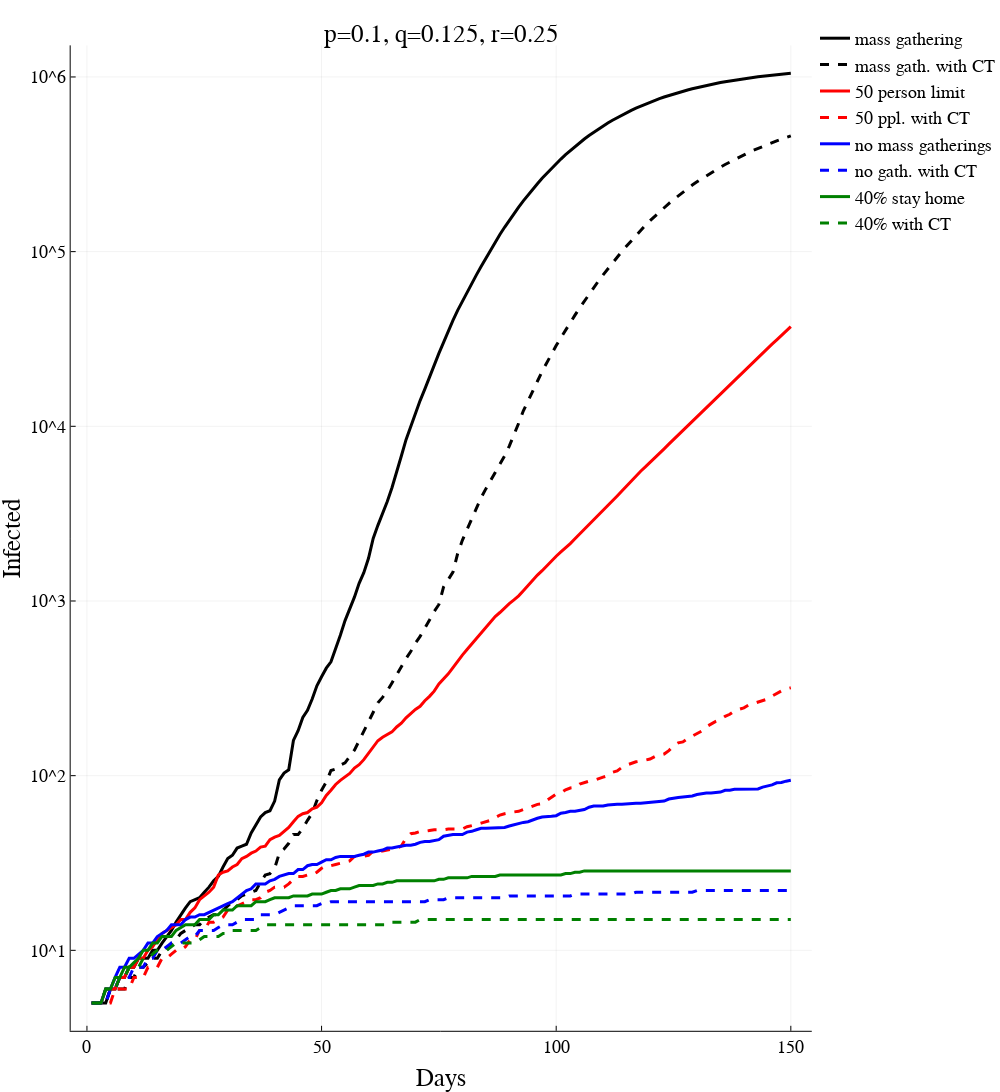

The notebook cell this image was saved under:
### Code cell
labels=["mass gathering" "mass gath. with CT" "50 person limit" "50 ppl. with CT" "no mass gatherings" "no gath. with CT" "40% stay home" "40% with CT" ]
linetyp=[:solid :dash :solid :dash :solid :dash :solid :dash ]
linecol=[:black :black :red :red :blue :blue :green :green]
plot([m1 m2 m3 m4 m5 m6 m7 m8],yaxis=:log,line=linetyp,color=linecol,label=labels,linewidth=3,xlabel="Days",ylabel="Infected",title="p=0.1, q=0.125, r=0.25",size=(1000,1200))

### Figure 1 — Plotly figure (JSON) as saved in the notebook; plotly's stock layout.template omitted (floating-point values rounded to 4 significant figures; data arrays with more than 128 entries replaced by an {"elided": "..."} marker saying what was removed)
{"data": [{"colorbar": {"title": ""}, "legendgroup": "mass gathering", "line": {"color": "rgba(0, 0, 0, 1.000)", "dash": "solid", "shape": "linear", "width": 3}, "mode": "lines", "name": "mass gathering", "showlegend": true, "type": "scatter", "x": {"elided": "150 int values"}, "xaxis": "x1", "y": {"elided": "150 float values"}, "yaxis": "y1", "zmax": null, "zmin": null}, {"colorbar": {"title": ""}, "legendgroup": "mass gath. with CT", "line": {"color": "rgba(0, 0, 0, 1.000)", "dash": "dash", "shape": "linear", "width": 3}, "mode": "lines", "name": "mass gath. with CT", "showlegend": true, "type": "scatter", "x": {"elided": "150 int values"}, "xaxis": "x1", "y": {"elided": "150 float values"}, "yaxis": "y1", "zmax": null, "zmin": null}, {"colorbar": {"title": ""}, "legendgroup": "50 person limit", "line": {"color": "rgba(255, 0, 0, 1.000)", "dash": "solid", "shape": "linear", "width": 3}, "mode": "lines", "name": "50 person limit", "showlegend": true, "type": "scatter", "x": {"elided": "150 int values"}, "xaxis": "x1", "y": {"elided": "150 float values"}, "yaxis": "y1", "zmax": null, "zmin": null}, {"colorbar": {"title": ""}, "legendgroup": "50 ppl. with CT", "line": {"color": "rgba(255, 0, 0, 1.000)", "dash": "dash", "shape": "linear", "width": 3}, "mode": "lines", "name": "50 ppl. with CT", "showlegend": true, "type": "scatter", "x": {"elided": "150 int values"}, "xaxis": "x1", "y": {"elided": "150 float values"}, "yaxis": "y1", "zmax": null, "zmin": null}, {"colorbar": {"title": ""}, "legendgroup": "no mass gatherings", "line": {"color": "rgba(0, 0, 255, 1.000)", "dash": "solid", "shape": "linear", "width": 3}, "mode": "lines", "name": "no mass gatherings", "showlegend": true, "type": "scatter", "x": {"elided": "150 int values"}, "xaxis": "x1", "y": {"elided": "150 float values"}, "yaxis": "y1", "zmax": null, "zmin": null}, {"colorbar": {"title": ""}, "legendgroup": "no gath. with CT", "line": {"color": "rgba(0, 0, 255, 1.000)", "dash": "dash", "shape": "linear", "width": 3}, "mode": "lines", "name": "no gath. with CT", "showlegend": true, "type": "scatter", "x": {"elided": "150 int values"}, "xaxis": "x1", "y": {"elided": "150 float values"}, "yaxis": "y1", "zmax": null, "zmin": null}, {"colorbar": {"title": ""}, "legendgroup": "40% stay home", "line": {"color": "rgba(0, 128, 0, 1.000)", "dash": "solid", "shape": "linear", "width": 3}, "mode": "lines", "name": "40% stay home", "showlegend": true, "type": "scatter", "x": {"elided": "150 int values"}, "xaxis": "x1", "y": {"elided": "150 float values"}, "yaxis": "y1", "zmax": null, "zmin": null}, {"colorbar": {"title": ""}, "legendgroup": "40% with CT", "line": {"color": "rgba(0, 128, 0, 1.000)", "dash": "dash", "shape": "linear", "width": 3}, "mode": "lines", "name": "40% with CT", "showlegend": true, "type": "scatter", "x": {"elided": "150 int values"}, "xaxis": "x1", "y": {"elided": "150 float values"}, "yaxis": "y1", "zmax": null, "zmin": null}], "layout": {"annotations": [{"font": {"color": "rgba(0, 0, 0, 1.000)", "family": "sans-serif", "size": 25}, "rotation": 0, "showarrow": false, "text": "p=0.1, q=0.125, r=0.25", "x": 0.5414, "xanchor": "center", "xref": "paper", "y": 1, "yanchor": "top", "yref": "paper"}], "height": 1200, "legend": {"bgcolor": "rgba(255, 255, 255, 1.000)", "bordercolor": "rgba(0, 0, 0, 1.000)", "font": {"color": "rgba(0, 0, 0, 1.000)", "family": "sans-serif", "size": 18}, "tracegroupgap": 0, "x": 1, "y": 1}, "margin": {"b": 20, "l": 0, "r": 0, "t": 20}, "paper_bgcolor": "rgba(255, 255, 255, 1.000)", "plot_bgcolor": "rgba(255, 255, 255, 1.000)", "showlegend": true, "width": 1000, "xaxis": {"anchor": "y1", "domain": [0.08671, 0.9961], "gridcolor": "rgba(0, 0, 0, 0.100)", "gridwidth": 0.5, "linecolor": "rgba(0, 0, 0, 1.000)", "mirror": false, "range": [-3.47, 154.5], "showgrid": true, "showline": true, "showticklabels": true, "tickangle": 0, "tickcolor": "rgb(0, 0, 0)", "tickfont": {"color": "rgba(0, 0, 0, 1.000)", "family": "sans-serif", "size": 18}, "tickmode": "array", "ticks": "inside", "ticktext": ["0", "50", "100", "150"], "tickvals": [0, 50, 100, 150], "title": "Days", "titlefont": {"color": "rgba(0, 0, 0, 1.000)", "family": "sans-serif", "size": 25}, "type": "-", "visible": true, "zeroline": false, "zerolinecolor": "rgba(0, 0, 0, 1.000)"}, "yaxis": {"anchor": "x1", "domain": [0.03916, 0.9759], "gridcolor": "rgba(0, 0, 0, 0.100)", "gridwidth": 0.5, "linecolor": "rgba(0, 0, 0, 1.000)", "mirror": false, "range": [0.5393, 6.181], "showgrid": true, "showline": true, "showticklabels": true, "tickangle": 0, "tickcolor": "rgb(0, 0, 0)", "tickfont": {"color": "rgba(0, 0, 0, 1.000)", "family": "sans-serif", "size": 18}, "tickmode": "array", "ticks": "inside", "ticktext": ["10^1", "10^2", "10^3", "10^4", "10^5", "10^6"], "tickvals": [10, 100, 1000, 10000, 100000, 1000000], "title": "Infected", "titlefont": {"color": "rgba(0, 0, 0, 1.000)", "family": "sans-serif", "size": 25}, "type": "log", "visible": true, "zeroline": false, "zerolinecolor": "rgba(0, 0, 0, 1.000)"}}}
